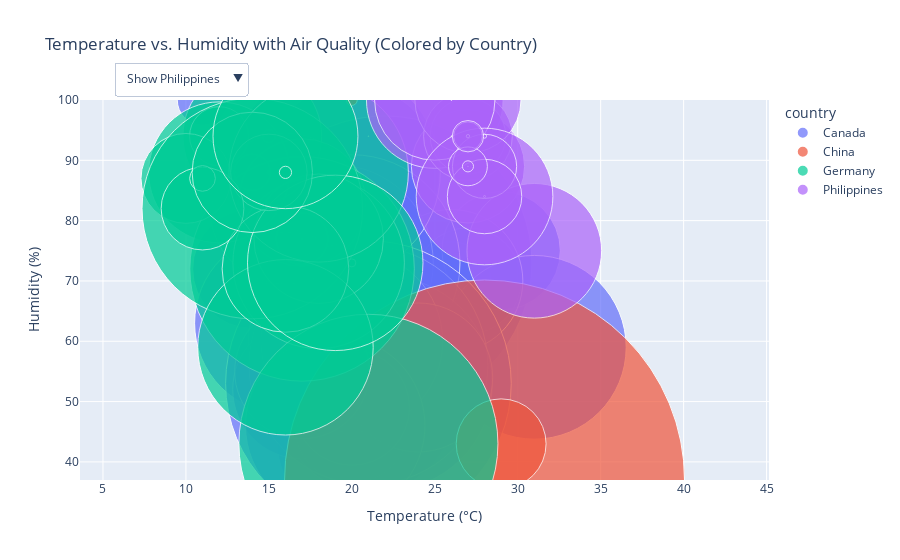

The cell this chart's notebook holds for it:
### Code cell
fig = px.scatter(filtered_data, x=temperature_column, y=humidity_column, size=air_quality_column,
                 color=country_column, title="Temperature vs. Humidity with Air Quality (Colored by Country)",
                 labels={temperature_column: "Temperature (°C)", humidity_column: "Humidity (%)", air_quality_column: "Air Quality"},
                 hover_name=filtered_data.index)

fig.update_traces(marker=dict(sizemode='diameter', opacity=0.7))

buttons = []

for country in countries_to_include:
    visibility = [True if row[country_column] == country else False for _, row in filtered_data.iterrows()]
    buttons.append(dict(label=f"Show {country}",
                        method="update",
                        args=[{"visible": visibility}]))

all_visibility = [True] * len(data)
buttons.append(dict(label="Show All",
                    method="update",
                    args=[{"visible": all_visibility}]))
    
fig.update_layout(updatemenus=[dict(type="dropdown",
                                   buttons=buttons,
                                   showactive=True,
                                   x=0.05,
                                   xanchor="left",
                                   y=1.1,
                                   yanchor="top")])

fig.show()

### Figure 1 — Plotly figure (JSON) as saved in the notebook; plotly's stock layout.template omitted (floating-point values rounded to 4 significant figures; data arrays with more than 128 entries replaced by an {"elided": "..."} marker saying what was removed)
{"data": [{"hovertemplate": "<b>%{hovertext}</b><br><br>country=Canada<br>Temperature (°C)=%{x}<br>Humidity (%)=%{y}<br>Air Quality=%{marker.size}<extra></extra>", "hovertext": [32, 227, 422, 617, 812, 1006, 1201, 1396, 1591, 1786, 1981, 2176, 2371, 2566, 2761, 2956, 3151, 3346, 3541, 3736, 3930, 4125, 4319, 4514, 4709, 4903, 5097, 5292, 5487, 5682, 5873, 6068], "legendgroup": "Canada", "marker": {"color": "#636efa", "opacity": 0.7, "size": [17.7, 61.5, 31.5, 37.6, 44.4, 103, 27.5, 37.2, 41.5, 64.4, 50.1, 68.7, 44.7, 75.8, 46.5, 73.7, 41.8, 63.7, 52.2, 60.1, 75.1, 26.1, 49.4, 48.6, 40.1, 83.7, 63.7, 52.2, 40.4, 47.2, 62.9, 100.1], "sizemode": "diameter", "sizeref": 0.3505, "symbol": "circle"}, "mode": "markers", "name": "Canada", "orientation": "v", "showlegend": true, "type": "scatter", "x": [11, 20, 16, 20, 21, 22, 26, 27, 29, 31, 26, 19, 22, 20, 22, 19, 14, 16, 20, 21, 22, 20, 18, 17, 20, 21, 20, 24, 20, 17, 19, 21], "xaxis": "x", "y": [100, 88, 77, 53, 64, 73, 70, 70, 75, 59, 70, 73, 50, 73, 57, 88, 72, 63, 43, 49, 53, 68, 60, 52, 46, 56, 60, 54, 49, 55, 46, 53], "yaxis": "y"}, {"hovertemplate": "<b>%{hovertext}</b><br><br>country=China<br>Temperature (°C)=%{x}<br>Humidity (%)=%{y}<br>Air Quality=%{marker.size}<extra></extra>", "hovertext": [36, 231, 426, 621, 816, 1010, 1205, 1400, 1595, 1790, 1985, 2180, 2375, 2570, 2765, 2960, 3155, 3350, 3545, 3740, 3934, 4129, 4323, 4518, 4713, 4907, 5101, 5296, 5491, 5686, 5877, 6072], "legendgroup": "China", "marker": {"color": "#EF553B", "opacity": 0.7, "size": [140.2, 31.5, 0.2, 0, 0, 0, 0.1, 0, 0.1, 0, 0, 3.8, 0, 0, 0.2, 0, 0, 0, 0, 0, 0, 1.7, 0, 0, 0, 0, 0, 0, 0, 0, 0, 0], "sizemode": "diameter", "sizeref": 0.3505, "symbol": "circle"}, "mode": "markers", "name": "China", "orientation": "v", "showlegend": true, "type": "scatter", "x": [28, 29, 21, 21, 21, 22, 23, 25, 24, 23, 24, 20, 20, 21, 17, 15, 19, 16, 17, 21, 17, 17, 14, 13, 16, 15, 16, 13, 14, 17, 10, 13], "xaxis": "x", "y": [37, 43, 94, 88, 94, 100, 100, 94, 100, 100, 100, 100, 100, 100, 77, 100, 94, 100, 94, 88, 100, 83, 88, 94, 88, 94, 82, 94, 100, 94, 82, 82], "yaxis": "y"}, {"hovertemplate": "<b>%{hovertext}</b><br><br>country=Germany<br>Temperature (°C)=%{x}<br>Humidity (%)=%{y}<br>Air Quality=%{marker.size}<extra></extra>", "hovertext": [64, 259, 454, 649, 844, 1038, 1233, 1428, 1623, 1818, 2013, 2208, 2403, 2598, 2793, 2988, 3183, 3378, 3573, 3768, 3962, 4157, 4351, 4546, 4741, 4935, 5129, 5324, 5519, 5714, 5905, 6100], "legendgroup": "Germany", "marker": {"color": "#00cc96", "opacity": 0.7, "size": [52.9, 48.6, 12.7, 49.4, 20.7, 0.2, 0.1, 1.1, 4.5, 44.7, 78.7, 60.1, 18.1, 0.2, 0, 2.8, 90.8, 31.5, 77.3, 0, 45.4, 62.9, 61.5, 44.4, 61.5, 26.8, 29, 9, 42.2, 50.8, 0, 4.3], "sizemode": "diameter", "sizeref": 0.3505, "symbol": "circle"}, "mode": "markers", "name": "Germany", "orientation": "v", "showlegend": true, "type": "scatter", "x": [16, 14, 14, 12, 12, 15, 13, 15, 15, 17, 17, 18, 17, 17, 17, 20, 21, 10, 14, 15, 18, 18, 16, 16, 19, 15, 11, 11, 14, 16, 17, 16], "xaxis": "x", "y": [82, 94, 88, 88, 94, 88, 88, 88, 94, 83, 72, 73, 77, 77, 83, 73, 43, 87, 82, 88, 77, 88, 59, 72, 73, 88, 82, 87, 88, 94, 83, 88], "yaxis": "y"}, {"hovertemplate": "<b>%{hovertext}</b><br><br>country=Philippines<br>Temperature (°C)=%{x}<br>Humidity (%)=%{y}<br>Air Quality=%{marker.size}<extra></extra>", "hovertext": [138, 333, 528, 723, 918, 1112, 1307, 1502, 1697, 1892, 2087, 2282, 2477, 2672, 2867, 3062, 3257, 3452, 3647, 3841, 4036, 4230, 4425, 4620, 4814, 5009, 5203, 5398, 5593, 5786, 5979, 6174], "legendgroup": "Philippines", "marker": {"color": "#ab63fa", "opacity": 0.7, "size": [39.7, 47.2, 47.9, 26.5, 31.1, 37.2, 42.2, 47.9, 22.5, 0.3, 1.4, 0.1, 0.7, 2.2, 10, 0, 26.1, 13.6, 1.2, 11, 0.3, 0.2, 0, 0, 0, 0.3, 0.1, 0, 3.9, 0, 0, 0.1], "sizemode": "diameter", "sizeref": 0.3505, "symbol": "circle"}, "mode": "markers", "name": "Philippines", "orientation": "v", "showlegend": true, "type": "scatter", "x": [27, 31, 25, 27, 27, 27, 25, 28, 28, 27, 28, 27, 28, 27, 27, 26, 28, 27, 27, 27, 26, 27, 27, 28, 28, 26, 26, 27, 27, 26, 26, 26], "xaxis": "x", "y": [89, 75, 100, 94, 94, 100, 100, 84, 89, 89, 94, 94, 84, 89, 94, 94, 84, 89, 94, 94, 94, 89, 89, 89, 89, 100, 94, 94, 89, 94, 94, 100], "yaxis": "y"}], "layout": {"legend": {"itemsizing": "constant", "title": {"text": "country"}, "tracegroupgap": 0}, "title": {"text": "Temperature vs. Humidity with Air Quality (Colored by Country)"}, "updatemenus": [{"buttons": [{"args": [{"visible": [false, false, false, true, false, false, false, true, false, false, false, true, false, false, false, true, false, false, false, true, false, false, false, true, false, false, false, true, false, false, false, true, false, false, false, true, false, false, false, true, false, false, false, true, false, false, false, true, false, false, false, true, false, false, false, true, false, false, false, true, false, false, false, true, false, false, false, true, false, false, false, true, false, false, false, true, false, false, false, true, false, false, false, true, false, false, false, true, false, false, false, true, false, false, false, true, false, false, false, true, false, false, false, true, false, false, false, true, false, false, false, true, false, false, false, true, false, false, false, true, false, false, false, true, false, false, false, true]}], "label": "Show Philippines", "method": "update"}, {"args": [{"visible": [true, false, false, false, true, false, false, false, true, false, false, false, true, false, false, false, true, false, false, false, true, false, false, false, true, false, false, false, true, false, false, false, true, false, false, false, true, false, false, false, true, false, false, false, true, false, false, false, true, false, false, false, true, false, false, false, true, false, false, false, true, false, false, false, true, false, false, false, true, false, false, false, true, false, false, false, true, false, false, false, true, false, false, false, true, false, false, false, true, false, false, false, true, false, false, false, true, false, false, false, true, false, false, false, true, false, false, false, true, false, false, false, true, false, false, false, true, false, false, false, true, false, false, false, true, false, false, false]}], "label": "Show Canada", "method": "update"}, {"args": [{"visible": [false, false, true, false, false, false, true, false, false, false, true, false, false, false, true, false, false, false, true, false, false, false, true, false, false, false, true, false, false, false, true, false, false, false, true, false, false, false, true, false, false, false, true, false, false, false, true, false, false, false, true, false, false, false, true, false, false, false, true, false, false, false, true, false, false, false, true, false, false, false, true, false, false, false, true, false, false, false, true, false, false, false, true, false, false, false, true, false, false, false, true, false, false, false, true, false, false, false, true, false, false, false, true, false, false, false, true, false, false, false, true, false, false, false, true, false, false, false, true, false, false, false, true, false, false, false, true, false]}], "label": "Show Germany", "method": "update"}, {"args": [{"visible": [false, true, false, false, false, true, false, false, false, true, false, false, false, true, false, false, false, true, false, false, false, true, false, false, false, true, false, false, false, true, false, false, false, true, false, false, false, true, false, false, false, true, false, false, false, true, false, false, false, true, false, false, false, true, false, false, false, true, false, false, false, true, false, false, false, true, false, false, false, true, false, false, false, true, false, false, false, true, false, false, false, true, false, false, false, true, false, false, false, true, false, false, false, true, false, false, false, true, false, false, false, true, false, false, false, true, false, false, false, true, false, false, false, true, false, false, false, true, false, false, false, true, false, false, false, true, false, false]}], "label": "Show China", "method": "update"}, {"args": [{"visible": {"elided": "6231 bool values"}}], "label": "Show All", "method": "update"}], "showactive": true, "type": "dropdown", "x": 0.05, "xanchor": "left", "y": 1.1, "yanchor": "top"}], "xaxis": {"anchor": "y", "domain": [0, 1], "title": {"text": "Temperature (°C)"}}, "yaxis": {"anchor": "x", "domain": [0, 1], "title": {"text": "Humidity (%)"}}}}
